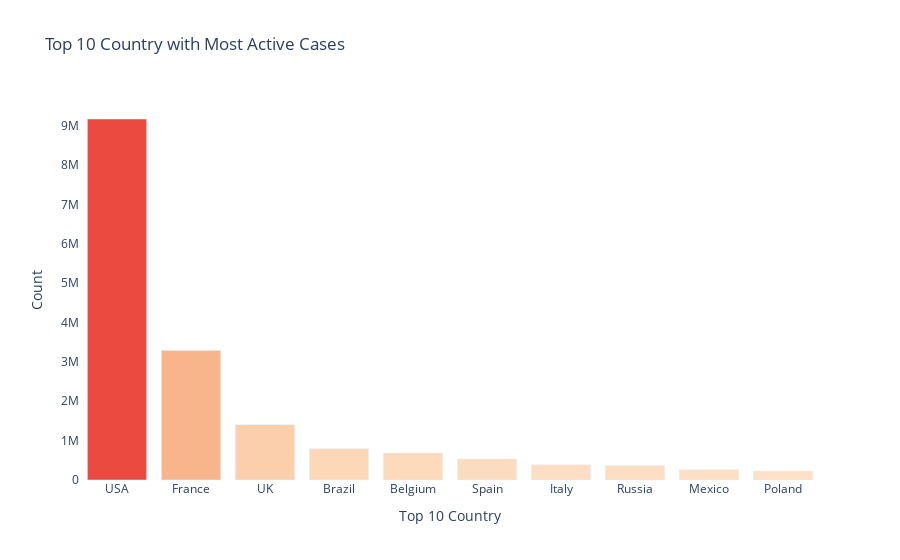

Notebook code for this chart:
### Code cell
# Visualizing the COVID-19 spread condition (active cases)
vis(summary.reset_index(), 
    'country', 
    "active_cases", 
    title="Top 10 Country with Most Active Cases", 
    colors="peach", 
    n=10
   )

### Figure 1 — Plotly figure (JSON) as saved in the notebook; plotly's stock layout.template omitted (floating-point values rounded to 4 significant figures)
{"data": [{"hoverinfo": "skip", "hovertemplate": "<br><b>%{x}</b><br><b>Count: </b>%{y}<br><extra></extra>", "marker": {"color": [9170205, 3292764, 1406335, 796811, 683973, 532251, 387948, 364910, 262588, 226320], "colorscale": [[0, "rgb(253, 224, 197)"], [0.1667, "rgb(250, 203, 166)"], [0.3333, "rgb(248, 181, 139)"], [0.5, "rgb(245, 158, 114)"], [0.6667, "rgb(242, 133, 93)"], [0.8333, "rgb(239, 106, 76)"], [1, "rgb(235, 74, 64)"]]}, "type": "bar", "x": ["USA", "France", "UK", "Brazil", "Belgium", "Spain", "Italy", "Russia", "Mexico", "Poland"], "y": [9170205, 3292764, 1406335, 796811, 683973, 532251, 387948, 364910, 262588, 226320]}], "layout": {"hovermode": "x", "plot_bgcolor": "rgba(0,0,0,0)", "title": {"text": "Top 10 Country with Most Active Cases"}, "xaxis": {"title": {"text": "Top 10 Country"}}, "yaxis": {"title": {"text": "Count"}}}}
